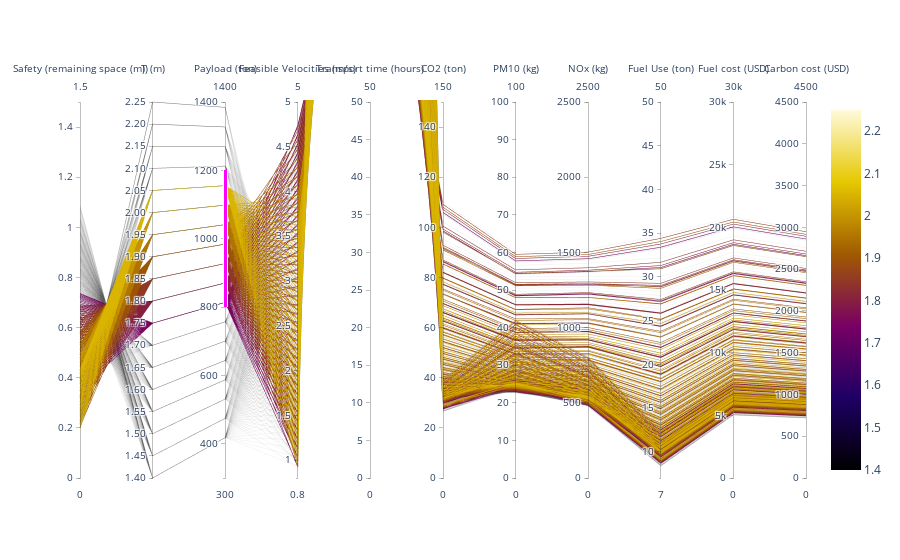

Notebook code for this chart:
### Code cell
fig = go.Figure(data=
    go.Parcoords(
        line = dict(color = strategies_df['T_strategy'],
                   colorscale = 'Electric',
                   # colorscale = 'armyrose',
                   showscale = True,
                   cmin = 2.25,
                   cmax = 1.4),
        dimensions = list([
            dict(range = [0,1.5],
                 visible = True,
                 label = 'Safety (remaining space (m))', values = strategies_df['Safety (remaining space (m))']),
            dict(tickvals = [1.40,1.45,1.50,1.55,1.60,1.65,1.70,1.75,1.80,1.85,1.90,
                            1.95,2.00,2.05,2.10,2.15,2.20,2.25],
                 ticktext = ['1.40','1.45','1.50','1.55','1.60','1.65','1.70','1.75','1.80','1.85','1.90',
                            '1.95','2.00','2.05','2.10','2.15','2.20','2.25'],
                 label = "T (m)", values = strategies_df['T_strategy']),
            dict(range = [300,1400],
                 constraintrange = [800,1200],
                 label = "Payload (ton)", values = strategies_df['Payload_strategy_tanker (ton)']),
            dict(range = [0.8,5],
                 # constraintrange = [2,3.5],
                 label = "Feasible Velocities (m/s)", values = strategies_df['v_feasible']),                       
             dict(range = [0,50],
                 label = 'Transport time (hours)', values = strategies_df['transport time (hours)']),
            dict(range = [0,150],
                 label = 'CO2 (ton)', values = strategies_df['CO2 (ton)']),
            dict(range = [0,100],                
                 label = 'PM10 (kg)', values = strategies_df['PM10 (kg)']),
            dict(range = [0,2500],                 
                 label = 'NOx (kg)', values = strategies_df['NOx (kg)']),
            dict(range = [7,50],
                 # constraintrange = [8,20],
                 label = "Fuel Use (ton)", values = strategies_df['Fuel Use (ton)']),
            dict(range = [0,30000],                 
                 label = 'Fuel cost (USD)', values = strategies_df['Fuel cost (MGO_600USD/ton)']),
            dict(range = [0,4500],
                 # constraintrange = [8,20],
                 label = 'Carbon cost (USD)', values = strategies_df['Carbon cost (EU_27USD/ton)']),            
           
        ]),
    )
)
fig.show()

### Figure 1 — Plotly figure (JSON) as saved in the notebook; plotly's stock layout.template omitted (floating-point values rounded to 4 significant figures; data arrays with more than 128 entries replaced by an {"elided": "..."} marker saying what was removed)
{"data": [{"dimensions": [{"label": "Safety (remaining space (m))", "range": [0, 1.5], "values": {"elided": "572 float values"}, "visible": true}, {"label": "T (m)", "ticktext": ["1.40", "1.45", "1.50", "1.55", "1.60", "1.65", "1.70", "1.75", "1.80", "1.85", "1.90", "1.95", "2.00", "2.05", "2.10", "2.15", "2.20", "2.25"], "tickvals": [1.4, 1.45, 1.5, 1.55, 1.6, 1.65, 1.7, 1.75, 1.8, 1.85, 1.9, 1.95, 2, 2.05, 2.1, 2.15, 2.2, 2.25], "values": {"elided": "572 float values"}}, {"constraintrange": [800, 1200], "label": "Payload (ton)", "range": [300, 1400], "values": {"elided": "572 float values"}}, {"label": "Feasible Velocities (m/s)", "range": [0.8, 5], "values": {"elided": "572 float values"}}, {"label": "Transport time (hours)", "range": [0, 50], "values": {"elided": "572 float values"}}, {"label": "CO2 (ton)", "range": [0, 150], "values": {"elided": "572 float values"}}, {"label": "PM10 (kg)", "range": [0, 100], "values": {"elided": "572 float values"}}, {"label": "NOx (kg)", "range": [0, 2500], "values": {"elided": "572 float values"}}, {"label": "Fuel Use (ton)", "range": [7, 50], "values": {"elided": "572 float values"}}, {"label": "Fuel cost (USD)", "range": [0, 30000], "values": {"elided": "572 float values"}}, {"label": "Carbon cost (USD)", "range": [0, 4500], "values": {"elided": "572 float values"}}], "line": {"cmax": 1.4, "cmin": 2.25, "color": {"elided": "572 float values"}, "colorscale": [[0, "rgb(0, 0, 0)"], [0.2, "rgb(30,0,100)"], [0.4, "rgb(120,0,100)"], [0.6, "rgb(160,90,0)"], [0.8, "rgb(230,200,0)"], [1, "rgb(255,250,220)"]], "showscale": true}, "type": "parcoords"}], "layout": {"autosize": true}}
